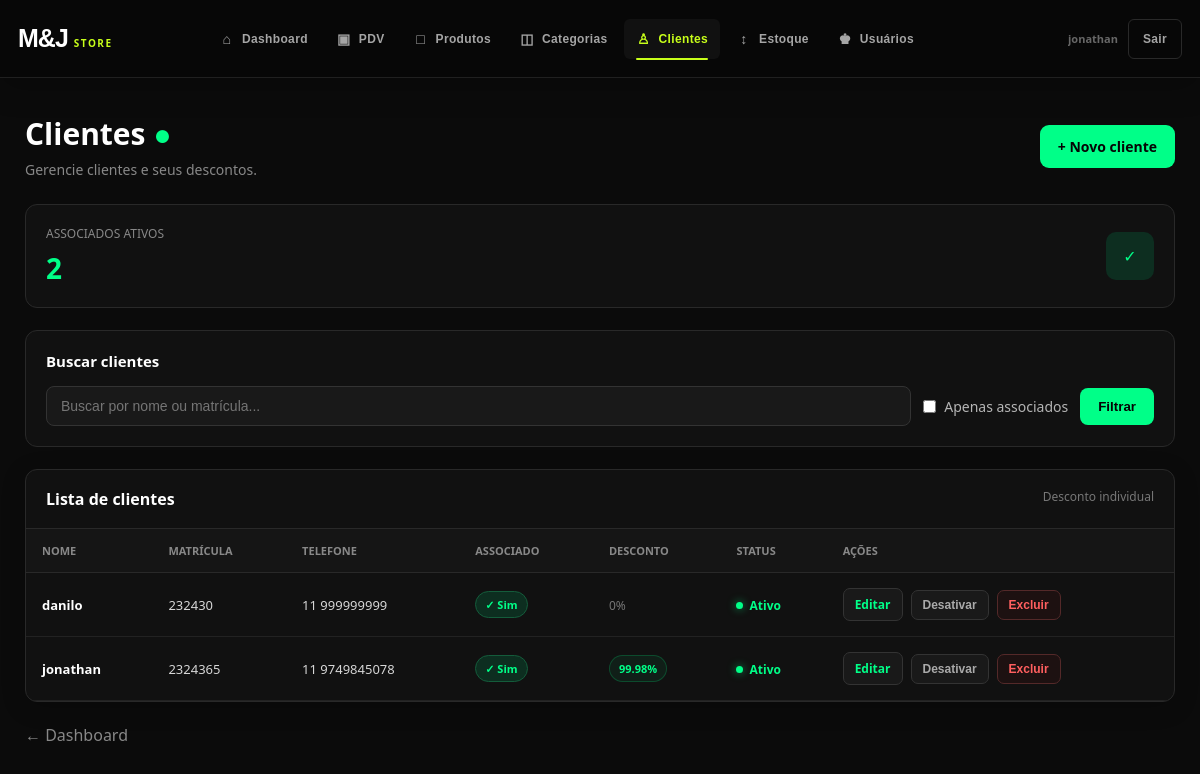
The app's page /clientes/ (signed in), older data.
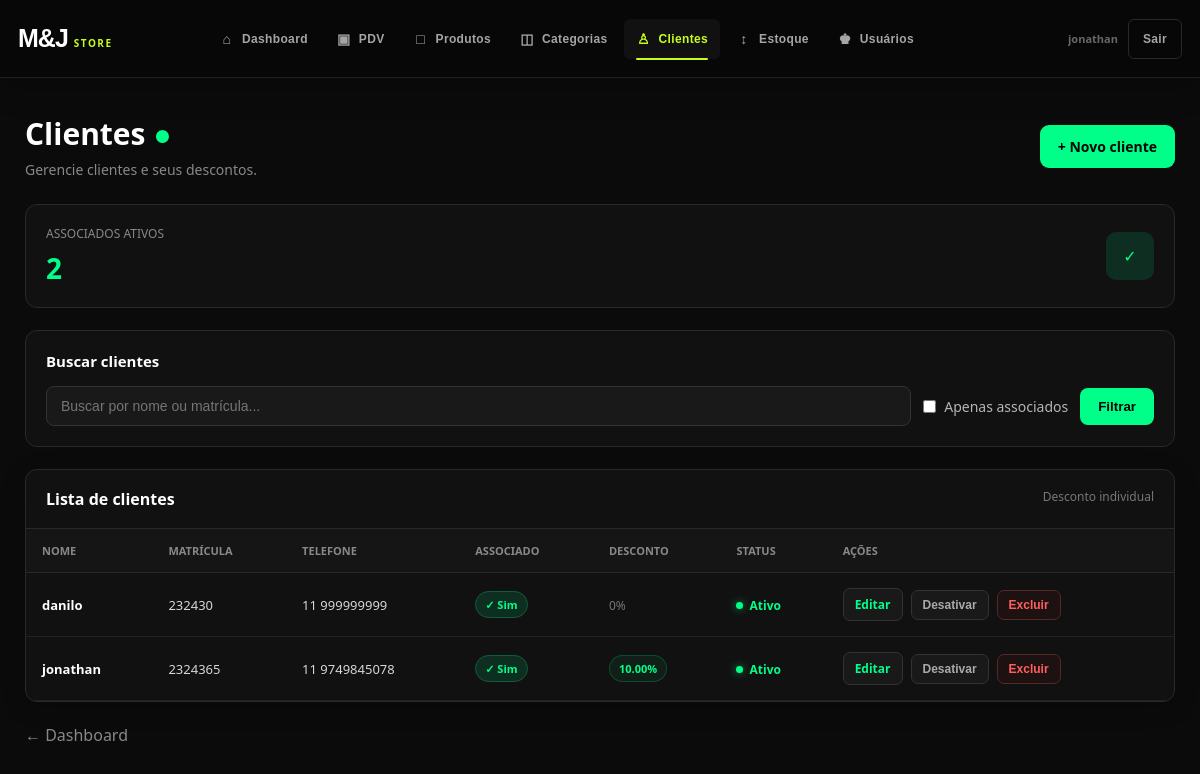
The same page, newer data.
### app/models/cliente.py (models this page shows)
class Cliente(Base):
    __tablename__ = "clientes"
    id = Column(
        Integer,
        primary_key=True,
        index=True
    )
    nome = Column(
        String(150),
        nullable=False
    )
    matricula = Column(
        String(100),
        unique=True,
        nullable=True
    )
    telefone = Column(
        String(30),
        nullable=True
    )
    is_associado = Column(
        Boolean,
        default=False,
        nullable=False
    )
    ativo = Column(
        Boolean,
        default=True,
        nullable=False
    )
    desconto_percentual = Column(
        Float,
        default=0.0,
        nullable=False
    )
    criado_em = Column(
        DateTime,
        server_default=func.now(),
        nullable=False
    )
    vendas = relationship(
        "Venda",
        back_populates="cliente"
    )

### app/controllers/clientes_controller.py (the view)
@router.get("/")
def listar_clientes(
    request: Request,
    busca: str = "",
    apenas_associados: bool = False,
    db: Session = Depends(get_db),
    admin=Depends(get_admin)
):
    query = db.query(Cliente)
    if busca:
        texto = busca.strip()
        query = query.filter(
            Cliente.nome.ilike(
                f"%{texto}%"
            )
            |
            Cliente.matricula.ilike(
                f"%{texto}%"
            )
        )
    if apenas_associados:
        query = query.filter(
            Cliente.is_associado == True
        )
    clientes = (
        query
        .order_by(Cliente.nome)
        .all()
    )
    total_associados = (
        db.query(Cliente)
        .filter(
            Cliente.is_associado == True,
            Cliente.ativo == True
        )
        .count()
    )
    return templates.TemplateResponse(
        request=request,
        name="clientes/index.html",
        context={
            "request": request,
            "usuario": admin,
            "clientes": clientes,
            "busca": busca,
            "apenas_associados":
                apenas_associados,
            "total_associados":
                total_associados
        }
    )

### app/templates/clientes/index.html (shortened to what the changed rows need)
<!DOCTYPE html>
<html lang="pt-br">
<head>
    <link
        rel="stylesheet"
        href="/static/css/navbar.css"
    >
</head>
<body>
    {% include "shared/navbar.html" %}
    <main class="container">
        <div class="page-header">
            <div class="titulo-area">
                <h1>
                    Clientes <span>●</span>
                </h1>
            </div>
        </div>
        <section class="tabela-container">
            <div class="tabela-topo">
                <h2>
                    Lista de clientes
                </h2>
            </div>
            <table>
                <thead>
                    <tr>
                        <th>Nome</th>
                        <th>Matrícula</th>
                        <th>Telefone</th>
                        <th>Associado</th>
                        <th>Desconto</th>
                        <th>Status</th>
                        <th>Ações</th>
                    </tr>
                </thead>
                <tbody>
                    {% for c in clientes %}
                    <tr>
                        <td>
                            <span class="cliente-nome">
                                {{ c.nome }}
                            </span>
                        </td>
                        <td>
                            {{ c.matricula or "—" }}
                        </td>
                        <td>
                            {{ c.telefone or "—" }}
                        </td>
                        <td>
                            {% if c.is_associado %}
                                <span class="badge-associado">
                                    ✓ Sim
                                </span>
                            {% else %}
                                <span class="badge-sem-desconto">
                                    Não
                                </span>
                            {% endif %}
                        </td>
                        <td>
                            {% if c.desconto_percentual and
                                  c.desconto_percentual > 0 %}
                                <span class="badge-desconto">
                                    {{ "%.2f"|format(
                                        c.desconto_percentual
                                    ) }}%
                                </span>
                            {% else %}
                                <span class="badge-sem-desconto">
                                    0%
                                </span>
                            {% endif %}
                        </td>
                        <td>
                            {% if c.ativo %}
                                <span class="status ativo">
                                    Ativo
                                </span>
                            {% else %}
                                <span class="status inativo">
                                    Inativo
                                </span>
                            {% endif %}
                        </td>
                        <td>
                            <div class="acoes">
                                <a
                                    href="/clientes/{{ c.id }}/editar"
                                    class="btn-editar"
                                >
                                    Editar
                                </a>
                                <form
                                    action="/clientes/{{ c.id }}/toggle-ativo"
                                    method="post"
                                    style="display:inline"
                                >
                                    <button
                                        type="submit"
                                        class="btn-status"
                                    >
                                        {{
                                            "Desativar"
                                            if c.ativo
                                            else
                                            "Ativar"
                                        }}
                                    </button>
                                </form>
                                <form
                                    action="/clientes/{{ c.id }}/excluir"
                                    method="post"
                                    style="display:inline"
                                    onsubmit="
                                        return confirm(
                                            'Deseja excluir o cliente {{ c.nome|e }}?'
                                        );
                                    "
                                >
                                    <button
                                        type="submit"
                                        class="btn-excluir"
                                    >
                                        Excluir
                                    </button>
                                </form>
                            </div>
                        </td>
                    </tr>
                    {% endfor %}
                </tbody>
            </table>
        </section>
    </main>
</body>
</html>

### app/templates/shared/navbar.html (shortened to what this page needs)
<nav class="app-navbar" aria-label="Navegação principal">
    <div class="app-navbar-inner">
        <a href="/" class="app-navbar-brand" aria-label="M&J Store - Dashboard">
            <span class="app-navbar-brand-main">M&J</span>
            <span class="app-navbar-brand-sub">STORE</span>
        </a>
        <div class="app-navbar-menu" id="app-navbar-menu">
            <div class="app-navbar-links">
                <a href="/" class="app-navbar-link {% if request.url.path == '/' %}active{% endif %}">
                    <span class="app-navbar-icon">⌂</span>
                    Dashboard
                </a>
                <a href="/pdv" class="app-navbar-link {% if request.url.path.startswith('/pdv') %}active{% endif %}">
                    <span class="app-navbar-icon">▣</span>
                    PDV
                </a>
                <a href="/produtos" class="app-navbar-link {% if request.url.path.startswith('/produtos') %}active{% endif %}">
                    <span class="app-navbar-icon">□</span>
                    Produtos
                </a>
                <a href="/categorias" class="app-navbar-link {% if request.url.path.startswith('/categorias') %}active{% endif %}">
                    <span class="app-navbar-icon">◫</span>
                    Categorias
                </a>
                <a href="/clientes" class="app-navbar-link {% if request.url.path.startswith('/clientes') %}active{% endif %}">
                    <span class="app-navbar-icon">♙</span>
                    Clientes
                </a>
                <a href="/movimentacoes" class="app-navbar-link {% if request.url.path.startswith('/movimentacoes') %}active{% endif %}">
                    <span class="app-navbar-icon">↕</span>
                    Estoque
                </a>
                {% if usuario and usuario.get('role') == 'admin' %}
                <a href="/usuarios" class="app-navbar-link {% if request.url.path.startswith('/usuarios') %}active{% endif %}">
                    <span class="app-navbar-icon">♚</span>
                    Usuários
                </a>
                {% endif %}
            </div>
            <div class="app-navbar-actions">
                <span class="app-navbar-user">
                    {% if usuario %}
                        {{ usuario.nome or usuario.get('nome') or usuario.email or usuario.get('email') or 'Usuário' }}
                    {% else %}
                        Sistema
                    {% endif %}
                </span>
                <a href="/auth/logout" class="app-navbar-logout">Sair</a>
            </div>
        </div>
    </div>
</nav>

Row changes from the older to the newer data that the page shows:
changed Cliente "jonathan": desconto_percentual "99.98" → "10.00"
